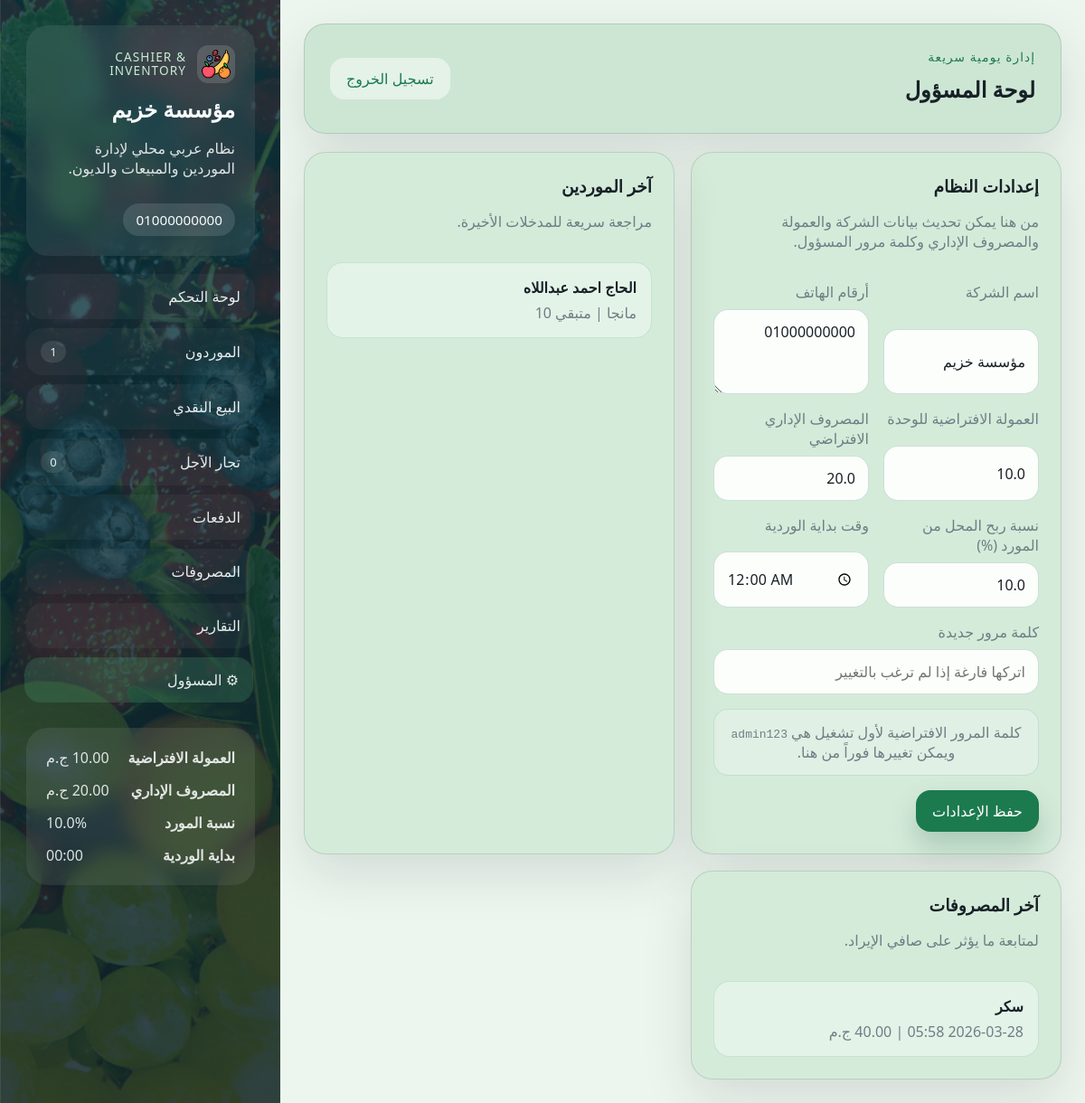
The page /admin (signed in) on the database as committed earlier.
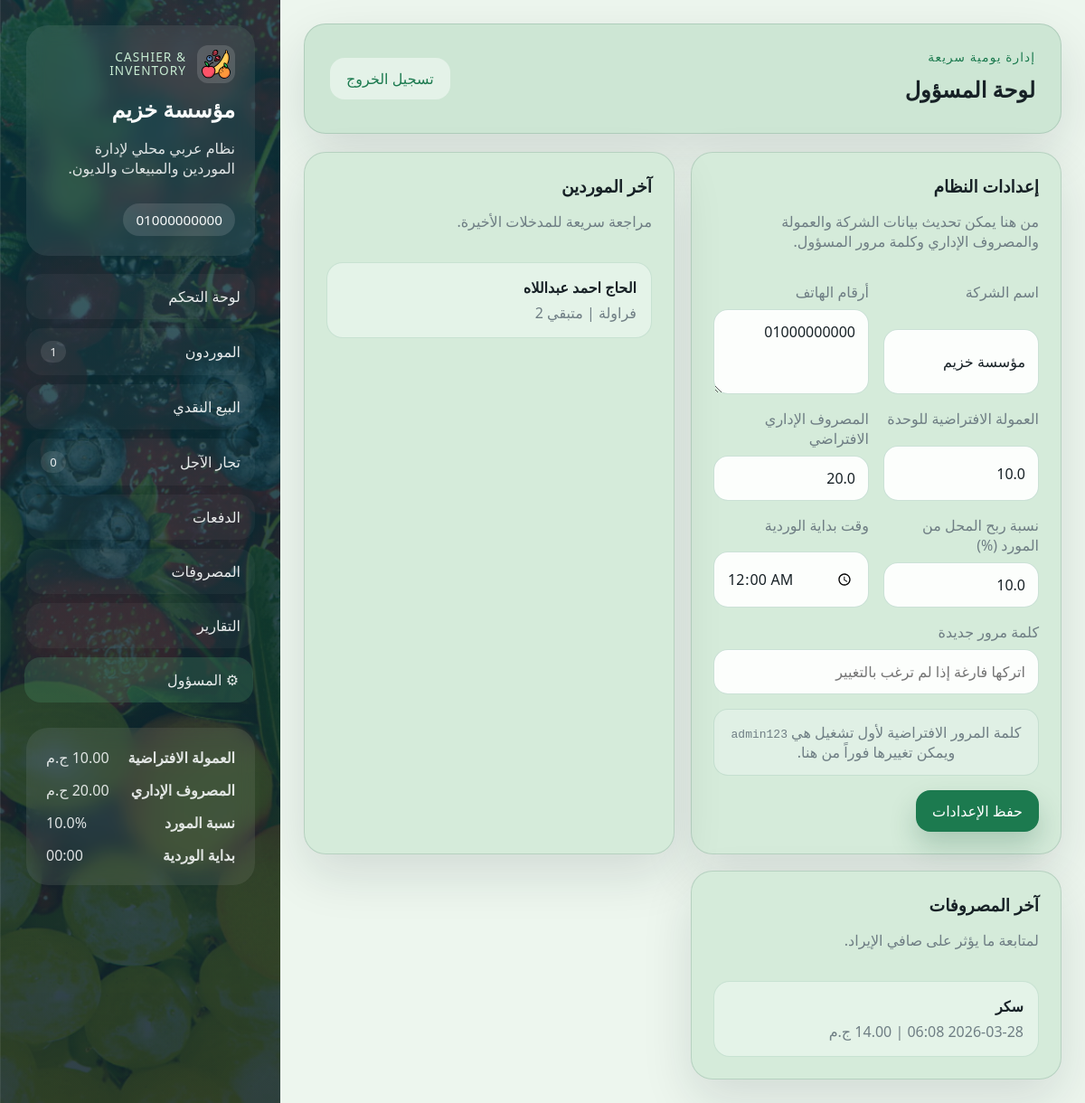
The same page on the database as committed later.
### models/supplier.py (models this page shows, shortened)
class Supplier(Base):
    __tablename__ = "suppliers"
    id: Mapped[int] = mapped_column(Integer, primary_key=True)
    date: Mapped[datetime] = mapped_column(DateTime, nullable=False, default=datetime.now)
    supplier_name: Mapped[str] = mapped_column(String(120), nullable=False)
    fruit_name: Mapped[str] = mapped_column(String(120), nullable=False)
    units_count: Mapped[int] = mapped_column(Integer, nullable=False)
    remaining_units: Mapped[int] = mapped_column(Integer, nullable=False)
    class_number: Mapped[str] = mapped_column(String(50), nullable=False)
    price_per_unit: Mapped[float] = mapped_column(Float, nullable=False)
    kilograms_per_unit: Mapped[float] = mapped_column(Float, nullable=False, default=0.0)
    supplier_profit_percentage: Mapped[float] = mapped_column(Float, nullable=False, default=0.0)
    total_price: Mapped[float] = mapped_column(Float, nullable=False)
    notes: Mapped[str | None] = mapped_column(Text, nullable=True)
    is_cleared: Mapped[bool] = mapped_column(Boolean, nullable=False, default=False)
    allocations = relationship(
        "InventoryAllocation", back_populates="supplier", cascade="all, delete-orphan"
    )

### models/expense.py (models this page shows, shortened)
class Expense(Base):
    __tablename__ = "expenses"
    id: Mapped[int] = mapped_column(Integer, primary_key=True)
    date: Mapped[datetime] = mapped_column(DateTime, nullable=False, default=datetime.now)
    expense_name: Mapped[str] = mapped_column(String(120), nullable=False)
    amount: Mapped[float] = mapped_column(Float, nullable=False)
    paid_amount: Mapped[float] = mapped_column(Float, nullable=False, default=0)
    is_paid: Mapped[bool] = mapped_column(Boolean, nullable=False, default=False)
    paid_at: Mapped[datetime | None] = mapped_column(DateTime, nullable=True)

### routes/admin_routes.py (the view, shortened to what this page needs)
@admin_bp.route("/admin", methods=["GET", "POST"])
@admin_required
def admin_panel():
    db_session = get_session()
    settings = get_or_create_settings(db_session)
    recent_suppliers = (
        db_session.query(Supplier).order_by(Supplier.date.desc(), Supplier.id.desc()).limit(10).all()
    )
    recent_expenses = (
        db_session.query(Expense).order_by(Expense.date.desc(), Expense.id.desc()).limit(10).all()
    )
    context = {
        **build_base_context(db_session),
        "page_title": "لوحة المسؤول",
        "recent_suppliers": recent_suppliers,
        "recent_expenses": recent_expenses,
        "is_admin": is_admin_logged_in(),
    }
    return render_template("admin.html", **context)

### models/__init__.py (called while the page is built)
def init_app(app):
    global engine
    database_uri = app.config["DATABASE_URI"]
    connect_args = {"check_same_thread": False} if database_uri.startswith("sqlite") else {}
    engine = create_engine(database_uri, future=True, connect_args=connect_args)
    SessionLocal.configure(bind=engine)
    from models.expense import Expense
    from models.inventory_allocation import InventoryAllocation
    from models.payment import Payment
    from models.retail_transaction import RetailTransaction
    from models.settings import Settings
    from models.special_retailer import SpecialRetailer
    from models.supplier import Supplier
    Base.metadata.create_all(bind=engine)
    ensure_sqlite_columns()
    @app.teardown_appcontext
    def shutdown_session(exception=None):
        SessionLocal.remove()

def get_session():
    return SessionLocal()

### utils/helpers.py (called while the page is built)
def currency_filter(value) -> str:
    return f"{float(value or 0):,.2f} ج.م"

def date_filter(value) -> str:
    if not value:
        return "-"
    if isinstance(value, datetime):
        return value.strftime("%Y-%m-%d %H:%M")
    return value.strftime("%Y-%m-%d")

def is_admin_logged_in() -> bool:
    return bool(session.get("admin_logged_in"))

### templates/admin.html
{% extends "base.html" %}
{% block content %}
<section class="content-grid">
    <article class="panel form-panel">
        <div class="panel-head">
            <div>
                <h3>إعدادات النظام</h3>
                <p>من هنا يمكن تحديث بيانات الشركة والعمولة والمصروف الإداري وكلمة مرور المسؤول.</p>
            </div>
        </div>
        <form class="form-grid" method="post">
            <label>
                <span>اسم الشركة</span>
                <input type="text" name="company_name" value="{{ settings.company_name }}" required>
            </label>
            <label>
                <span>أرقام الهاتف</span>
                <textarea name="phone_number" rows="3" placeholder="كل رقم في سطر أو افصل بينهم بفاصلة" required>{{ settings.phone_number }}</textarea>
            </label>
            <label>
                <span>العمولة الافتراضية للوحدة</span>
                <input type="number" min="0" step="0.01" name="commission_per_unit" value="{{ settings.commission_per_unit }}" required>
            </label>
            <label>
                <span>المصروف الإداري الافتراضي</span>
                <input type="number" min="0" step="0.01" name="admin_expense" value="{{ settings.admin_expense }}" required>
            </label>
            <label>
                <span>نسبة ربح المحل من المورد (%)</span>
                <input type="number" min="0" max="100" step="0.01" name="supplier_profit_percentage" value="{{ settings.supplier_profit_percentage }}" required>
            </label>
            <label>
                <span>وقت بداية الوردية</span>
                <input type="time" name="shift_cutoff_time" value="{{ settings.shift_cutoff_time }}" required>
            </label>
            <label class="full-width">
                <span>كلمة مرور جديدة</span>
                <input type="password" name="new_password" placeholder="اتركها فارغة إذا لم ترغب بالتغيير">
            </label>
            <div class="info-box full-width">
                كلمة المرور الافتراضية لأول تشغيل هي <code>admin123</code> ويمكن تغييرها فوراً من هنا.
            </div>
            <div class="form-actions full-width">
                <button class="btn btn-primary" type="submit">حفظ الإعدادات</button>
            </div>
        </form>
    </article>
    <article class="panel">
        <div class="panel-head">
            <div>
                <h3>آخر الموردين</h3>
                <p>مراجعة سريعة للمدخلات الأخيرة.</p>
            </div>
        </div>
        <div class="mini-list">
            {% for supplier in recent_suppliers %}
                <div class="mini-item">
                    <strong>{{ supplier.supplier_name }}</strong>
                    <span>{{ supplier.fruit_name }} | متبقي {{ supplier.remaining_units }}</span>
                </div>
            {% else %}
                <div class="empty-state">لا توجد بيانات بعد.</div>
            {% endfor %}
        </div>
    </article>
    <article class="panel">
        <div class="panel-head">
            <div>
                <h3>آخر المصروفات</h3>
                <p>لمتابعة ما يؤثر على صافي الإيراد.</p>
            </div>
        </div>
        <div class="mini-list">
            {% for expense in recent_expenses %}
                <div class="mini-item">
                    <strong>{{ expense.expense_name }}</strong>
                    <span>{{ expense.date|date_ar }} | {{ expense.amount|currency }}</span>
                </div>
            {% else %}
                <div class="empty-state">لا توجد مصروفات بعد.</div>
            {% endfor %}
        </div>
    </article>
</section>
{% endblock %}

Rows that differ between the two databases and show on the page:
changed Supplier "الحاج احمد عبداللاه": fruit_name "مانجا" → "فراولة"; remaining_units "10" → "2"
changed Expense "سكر": amount "40.00 ج.م" → "14.00 ج.م"
